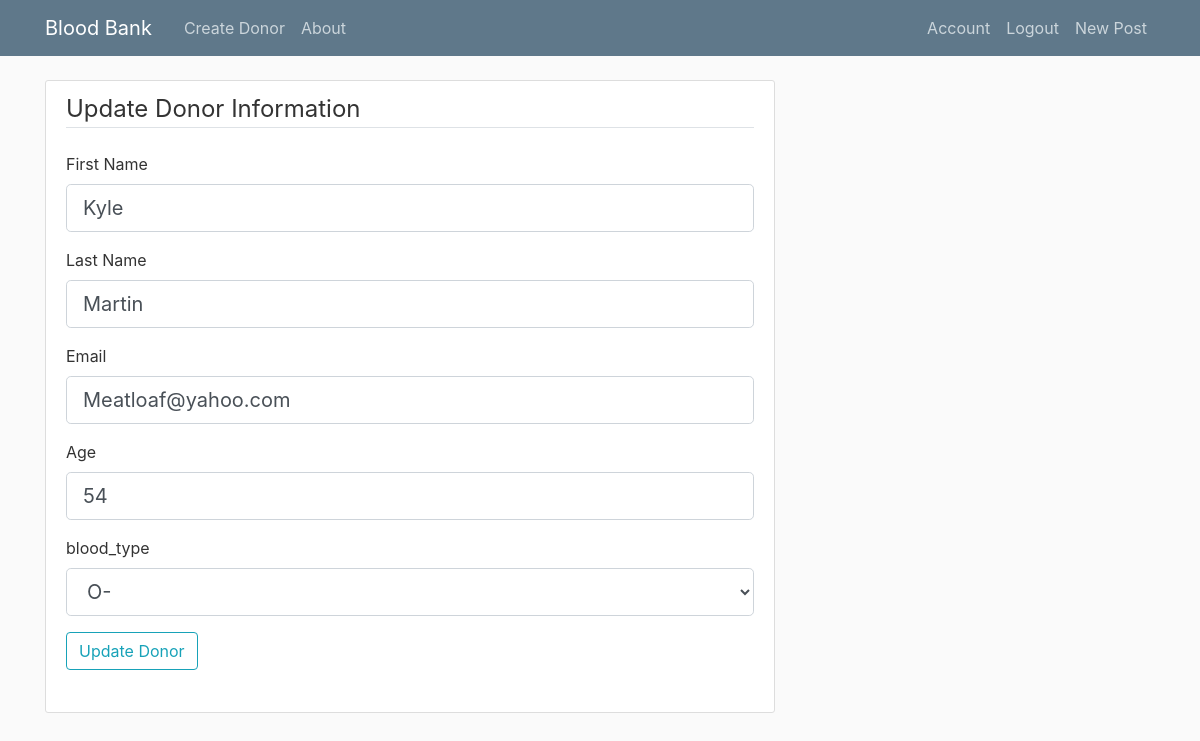
The app's page /UpdateDonor/1 (signed in) with its own data.
### bloodapp/models.py (models this page shows, shortened)
class Donor(db.Model):
    id = db.Column(db.Integer, primary_key=True)
    blood_type = db.Column(db.String(10), nullable=False)
    last_blood_donation_date = db.Column(db.DateTime)
    last_plasma_donation_date = db.Column(db.DateTime)
    email = db.Column(db.String(30))
    first_name = db.Column(db.String(20), nullable=False)
    last_name = db.Column(db.String(20), nullable=False)
    age = db.Column(db.Integer, nullable=False)
    eligible_for_blood_donation = db.Column(db.DateTime)
    eligible_for_plasma_donation = db.Column(db.DateTime)

### bloodapp/routes.py (the view)
@app.route('/UpdateDonor/<int:donor_id>', methods=["GET", "POST"])
@login_required
def UpdateDonor(donor_id):
    donor = Donor.query.get_or_404(donor_id)
    form = UpdateDonorForm()
    if form.validate_on_submit():
        donor.first_name=form.first_name.data.lower()
        donor.last_name=form.last_name.data.lower()
        donor.email=form.email.data.lower()
        donor.age=form.age.data
        donor.blood_type=form.blood_type.data
        db.session.commit()
        flash(f'Donor Updated', category='Success')
    elif request.method == 'GET':
        form.first_name.data=donor.first_name.capitalize()
        form.last_name.data=donor.last_name.capitalize()
        form.email.data=donor.email.capitalize()
        form.age.data=donor.age
        form.blood_type.data=donor.blood_type
    return render_template('update_donor.html', title="Update Donor", form=form)

### bloodapp/forms.py (shortened to what this page needs)
class UpdateDonorForm(FlaskForm):
    bloods = ['O-',	'O+', 'A-', 'A+', 'B-', 'B+', 'AB-', 'AB+']
    blood_type = SelectField('blood_type', choices=bloods, validators=[InputRequired()])
    first_name = StringField('First Name',
                           validators=[InputRequired(), Length(min=2, max=20)])
    last_name = StringField('Last Name',
                           validators=[InputRequired(), Length(min=2, max=20)])
    age = IntegerField('Age', validators=[InputRequired()])
    email = StringField('Email', validators=[InputRequired(Email(check_deliverability=True))])
    submit = SubmitField(f'Update Donor')

### bloodapp/models.py (called while the page is built)
@loginManager.user_loader
def load_user(staff_id):
    return Staff.query.get(int(staff_id))

### bloodapp/templates/update_donor.html (shortened to what this page needs)
{% extends "layout.html" %}
{% block content %}
<div class="content-section">
    <form method="POST" action="">
        <fieldset class="form-group">
            <legend class="border-bottom mb-4">
                Update Donor Information
            </legend>
            <div class="form-group">
                {{form.first_name.label(class="form-control-label")}}
                {% if form.first_name.errors %}
                    {{form.first_name(class="form-control form-control-lg is-invalid")}}
                    <div class="invalid-feedback">
                        {% for error in form.first_name.errors %}
                            <span>{{ error }}</span>
                        {% endfor %}
                    </div>
                {% else %}
                {{form.first_name(class="form-control form-control-lg")}}
                {% endif %}
            </div>
            <div class="form-group">
                {{form.last_name.label(class="form-control-label")}}
                {% if form.last_name.errors %}
                    {{form.last_name(class="form-control form-control-lg is-invalid")}}
                    <div class="invalid-feedback">
                        {% for error in form.last_name.errors %}
                            <span>{{ error }}</span>
                        {% endfor %}
                    </div>
                {% else %}
                {{form.last_name(class="form-control form-control-lg")}}
                {% endif %}
            </div>
            <div class="form-group">
                {{form.email.label(class="form-control-label")}}
                {% if form.email.errors %}
                    {{form.email(class="form-control form-control-lg is-invalid")}}
                    <div class="invalid-feedback">
                        {% for error in form.email.errors %}
                            <span>{{ error }}</span>
                        {% endfor %}
                    </div>
                {% else %}
                {{form.email(class="form-control form-control-lg")}}
                {% endif %}
            </div>
            <div class="form-group">
                {{form.age.label(class="form-control-label")}}
                {% if form.age.errors %}
                    {{form.age(class="form-control form-control-lg is-invalid")}}
                    <div class="invalid-feedback">
                        {% for error in form.age.errors %}
                            <span>{{ error }}</span>
                        {% endfor %}
                    </div>
                {% else %}
                {{form.age(class="form-control form-control-lg")}}
                {% endif %}
            </div>
            <div class="form-group">
                {{form.blood_type.label(class="form-control-label")}}
                {% if form.blood_type.errors %}
                    {{form.blood_type(class="is-invalid")}}
                    <div class="invalid-feedback">
                        {% for error in form.blood_type.errors %}
                            <span>{{ error }}</span>
                        {% endfor %}
                    </div>
                {% else %}
                {{form.blood_type(class="form-control form-control-lg")}}
                {% endif %}
            </div>
            <div class="form-group">
                {{ form.submit(class="btn btn-outline-info")}}
            </div>
        </fieldset>
    </form>
</div>
{% endblock content %}

### bloodapp/static/main.css (style rules this page uses)
body { background: #fafafa; color: #333333; margin-top: 5rem; }
.content-section { background: #ffffff; padding: 10px 20px; border: 1px solid #dddddd; border-radius: 3px; margin-bottom: 20px; }

### records on screen
Donor: first_name "Kyle", last_name "Martin", email "Meatloaf@yahoo.com", age "54", blood_type "O-"
